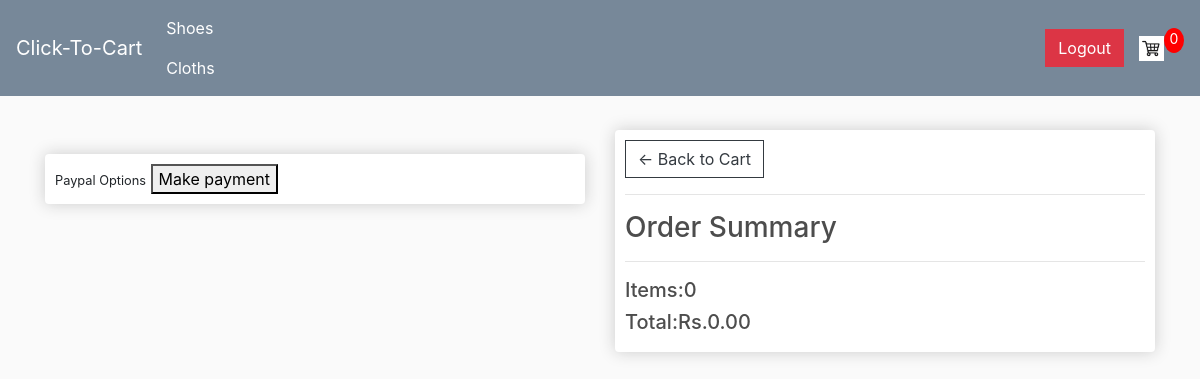
/checkout/ (signed in), run on an earlier commit of the app's database.
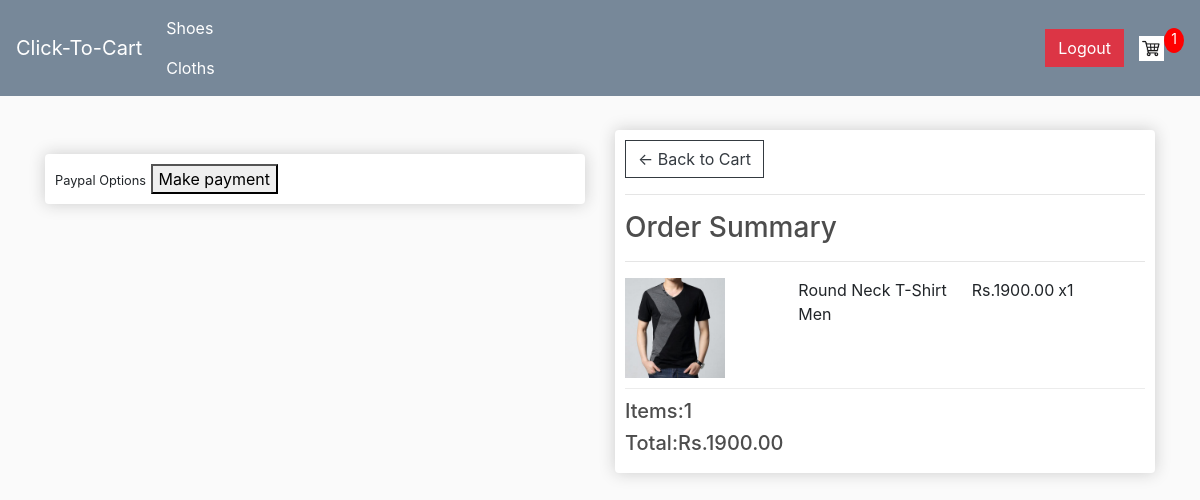
And on a later commit of the database.
### store/models.py (models this page shows, shortened)
class Order(models.Model):
   customer = models.ForeignKey(Customer, on_delete=models.SET_NULL, null=True, blank=True)
   date_ordered = models.DateTimeField(auto_now_add=True)
   complete = models.BooleanField(default=False, null=True, blank=False)
   transaction_id = models.CharField(max_length=100, null=True)
   @property
   def shipping(self):
      shipping = False
      orderitems = self.orderitem_set.all()
      for i in orderitems:
        if(i.product == None):
          if i.cloth.digital == True:
               shipping = True
        else:
          if i.product.digital == True:
              shipping = True
      return shipping
   @property
   def get_cart_total(self):
      orderitems = self.orderitem_set.all()
      total = sum([item.get_total for item in orderitems])
      return total
   @property
   def get_cart_items(self):
      orderitems = self.orderitem_set.all()
      total = sum([item.quantity for item in orderitems])
      return total

class OrderItem(models.Model):
   product = models.ForeignKey(Product, on_delete=models.SET_NULL, null=True, blank=True, db_constraint=False)
   cloth = models.ForeignKey(Cloth, on_delete=models.SET_NULL, null=True, blank=True, db_constraint=False)
   order = models.ForeignKey(Order, on_delete=models.SET_NULL, null=True)
   quantity = models.IntegerField(default=0, null=True, blank=True)
   date_added = models.DateTimeField(auto_now_add=True)
   @property
   def get_total(self):
        if(self.product == None):
            total = self.cloth.price * self.quantity
        else:
            total = self.product.price * self.quantity
        return total

class Cloth(models.Model):
   id = models.CharField(max_length=200, primary_key=True)
   name = models.CharField(max_length=200, null=True)
   price = models.FloatField()
   digital = models.BooleanField(default=False, null=True, blank=False)
   image = models.ImageField(null=True, blank=True)
   @property
   def imageURL(self):
      try:
         url = self.image.url
      except:
         url = ''
      return url

### store/views.py (the view)
# urls.py: path('checkout/', views.checkout, name="checkout"),
def checkout(request):
    if request.user.is_authenticated:
        customer = request.user.customer
        order, created = Order.objects.get_or_create(customer=customer, complete=False)
        items = order.orderitem_set.all()
        cartItems = order.get_cart_items
    else:
        items = []
        order = {'get_cart_total': 0, 'get_cart_items':0, 'shipping':False}
        cartItems = order['get_cart_items']
    context = {'items':items, 'order':order, 'cartItems':cartItems}
    return render(request, 'store/checkout.html', context)

### store/templates/store/checkout.html (shortened to what this page needs)
{% extends 'store/main.html' %}
{% load static %}
{% block content %}
     <div class="row">
		<div class="col-lg-6">
			<br>
			<div class="box-element hidden" id="payment-info">
				<small>Paypal Options</small>
				<button id="make-payment">Make payment</button>
			</div>
		</div>
		<div class="col-lg-6">
			<div class="box-element">
				<a  class="btn btn-outline-dark" href="{% url 'cart' %}">&#x2190; Back to Cart</a>
				<hr>
				<h3>Order Summary</h3>
				<hr>
				{% for item in items %}
				{% if item.cloth.name %}
				<div class="cart-row">
					<div style="flex:2"><img class="row-image" src="{{item.cloth.imageURL}}"></div>
					<div style="flex:2"><p>{{item.cloth.name}}</p></div>
					<div style="flex:1"><p>Rs.{{item.cloth.price|floatformat:2}}</p></div>
					<div style="flex:1"><p>x{{item.quantity}}</p></div>
				</div>
				{% endif %}
				{% endfor %}
				<h5>Items:{{order.get_cart_items}}</h5>
				<h5>Total:Rs.{{order.get_cart_total|floatformat:2}}</h5>
			</div>
		</div>
	</div>
{% endblock content %}

What changed in the data, as far as the page shows it:
added OrderItem: cloth.imageURL (picture), cloth.name "Round Neck T-Shirt Men", cloth.price "1900.00", quantity "1"
computed for Order: get_cart_items "0" → "1"; get_cart_total "0.00" → "1900.00"
Also different on the page:
{{ cartItems }}: "0" → "1"
